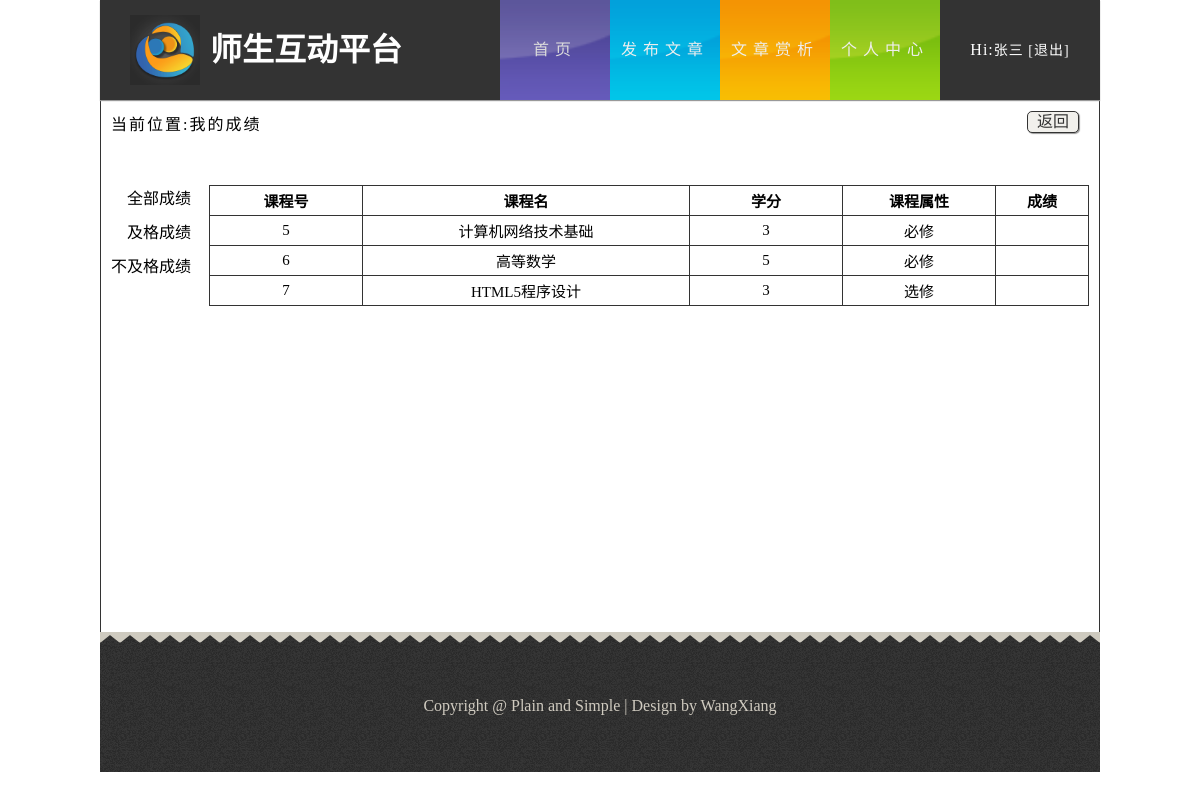
Page /myscore.php (signed in) on the committed database.
### tables this page shows
CREATE TABLE `tb_course` (
  `course_id` int(4) unsigned NOT NULL AUTO_INCREMENT,
  `course_name` varchar(255) DEFAULT NULL,
  `course_type` varchar(20) DEFAULT NULL,
  `credits` varchar(10) DEFAULT NULL,
  `classroom` varchar(100) DEFAULT NULL,
  `week` varchar(20) DEFAULT NULL,
  `ctime` varchar(20) DEFAULT NULL,
  `teacher` varchar(20) DEFAULT NULL,
  PRIMARY KEY (`course_id`)
);

### public/myscore.php (the view, shortened to what this page needs)
<!DOCTYPE html>
<html lang="zh-cn">
<head>
	<link rel="stylesheet" href="css/style.css">
</head>
<body>
    <header id="header">
	    <div class="sec">
		    <h1 class="logo">师生互动平台</h1>
			<nav class="link">
			    <ul class="o-nav">
			        <li class="active"><a href="index.php" class="s-bc">首页</a></li>
				    <li><a href="addarticle.php" class="f-bc">发布文章</a></li>
				    <li><a href="paragraph.php?page=1" class="w-bc">文章赏析</a></li>
				    <li><a href="setinfo.php" class="d-bc">个人中心</a></li>
			    </ul>
				<div class="dz">
				    <ul>
					<?php
						if(isset($_COOKIE["name"])){
							echo "<div class=\"dlz\">Hi:<a href=\"setinfo.php\"><span>".$_COOKIE["name"]." </span></a><a href=\"logout.php\">[退出]</a></div>";
						}else{
					?>
					   <li><a href="login.php">登录</a></li>
					   <li><a href="register.php">注册</a></li>
					<?php
						}
					?>
					</ul>
				</div>
			</nav>
		</div>
	</header>
    <div id="content" style="width:998px;border:1px solid #333;height:530px;padding:0">
	    <div class="wk zylb" style="background:#fff;">
		    <div class="wz">
			    当前位置:我的成绩
			</div>
		    <div class="return">
			    <a href="#" onClick="javascript :history.back(-1);" style=" color:#333">返回</a>
			</div>
			<div class="cj">
			    <div class="sx">
				    <div>
					    <span id="allgrade" style="cursor: pointer;">全部成绩</span>
					</div>
					<div>
					    <span id="jigegrade" style="cursor: pointer;">及格成绩</span>
					</div>
					<div>
					    <span id="bujigegrade" style="cursor: pointer;">不及格成绩</span>
					</div>
				</div>
				<div class="cjlb">
				    <table border="1">
					    <tr>
						    <th style="width:150px">课程号</th>
							<th>课程名</th>
							<th style="width:150px">学分</th>
							<th style="width:150px">课程属性</th>
							<th style="width:90px">成绩</th>
						</tr>
					<?php
						$result = mysql_query("SELECT * FROM tb_choosecourse WHERE student_id = '".$_COOKIE['id']."'");
						while($row = mysql_fetch_array($result)){
							$course_id = $row['course_id'];
							$result_a = mysql_query("SELECT * FROM tb_course WHERE course_id = '".$course_id."'");
							while ($row_a = mysql_fetch_array($result_a)) {
								echo "<tr>";
								echo "<td>".$row_a['course_id']."</td>";
								echo "<td>".$row_a['course_name']."</td>";
								echo "<td>".$row_a['credits']."</td>";
								echo "<td>".$row_a['course_type']."</td>";
								echo "<td class=\"grade\"><span>".$row['grade']."</span></td>";
								echo "</tr>";
							}
						}
					?>
					</table>
				</div>
			</div>
		</div>
	</div>
	<footer>
	    <div class="footer">
		      Copyright&nbsp;&#64;&nbsp;Plain and Simple&nbsp;&#124;&nbsp;Design by WangXiang
		</div>
	</footer>
</body>
</html>

### public/css/style.css (style rules this page uses)
body,ul,h1 { margin:0; padding:0; }
.wk { width:998px; height:420px; }
.zylb { height:531px; background:#cecabf; }
.zylb>.wz { display:inline-block; margin:10px 0 0 10px; letter-spacing:2px; }
.zylb>.return { float:right; width:50px; height:20px; line-height:20px; border:1px solid #333; border-radius:5px; text-align:center; margin:10px 20px 0 0; display:inline-block; box-shadow:1px 1px 1px #999; background:#f1f0ec; }
.return>a { color:#333; }
#header { width:100%; height:100px; background-color:#fff; }
ul { list-style:none; }
a { text-decoration:none;color:#333 }
.sec { width:1000px; height:100px; background-color:#333; margin:0 auto; box-shadow:0 1px 1px #999; position:relative; z-index:9999; }
.logo { background:url(../img/logo.png) no-repeat; background-size:70px 70px; width:330px; height:70px; text-indent:80px; float:left; margin-left:30px; margin-top:15px; color:#fff; line-height:70px; }
#header .link { float:right; height:100px; width:600px; text-align:center; line-height:100px; letter-spacing:6px; }
#header .o-nav li { float:left; width:110px; }
#header .o-nav li>a { display:block; color:#eee; }
#header .s-bc { background:url(../img/bg1.png) no-repeat; background-size:110px 100px; }
#header .f-bc { background:url(../img/bg2.png) no-repeat; background-size:110px 100px; }
#header .d-bc { background:url(../img/bg3.png) no-repeat; background-size:110px 100px; }
#header .w-bc { background:url(../img/bg4.png) no-repeat; background-size:110px 100px; }
#header .o-nav li>a:hover,#header .o-nav .active>a { opacity:0.9; }
#header .dz .dlz { color:#fff;letter-spacing:1px }
#header .dz .dlz>a { color:#fff;font-size:14px; }
#content { background:#cecabf; width:1000px; height:auto; margin:0 auto; padding-bottom:30px; }
footer { margin:0 auto; width:1000px; background:#cecabf; }
.footer { background:url(../img/footer.png); width:1000px; height:140px; color:#d0cbc0; text-align:center; line-height:140px; font-family:SimHei; }
.cj { margin-top:50px; }
.cj .sx { float:left;text-align:right;margin-left:10px }
.cj .sx>div { margin-bottom:10px; }
.cj .cjlb { width:880px;height:421px;overflow-y:scroll;margin-right:10px;float:right;margin-bottom:30px; }
.cj .cjlb>table { width:100%;text-align:center;border-collapse:collapse;border-spacing:0;font-size:15px; }
.cj .cjlb>table tr { height:30px; }
.cj .cjlb>table tr td,.cj .cjlb>table tr th { border:1px solid #333 }

### rows in the picture
tb_course: course_id "5", course_name "计算机网络技术基础", credits "3", course_type "必修"
tb_course: course_id "6", course_name "高等数学", credits "5", course_type "必修"
tb_course: course_id "7", course_name "HTML5程序设计", credits "3", course_type "选修"

### other values in the picture
$_COOKIE["name"] "张三"
